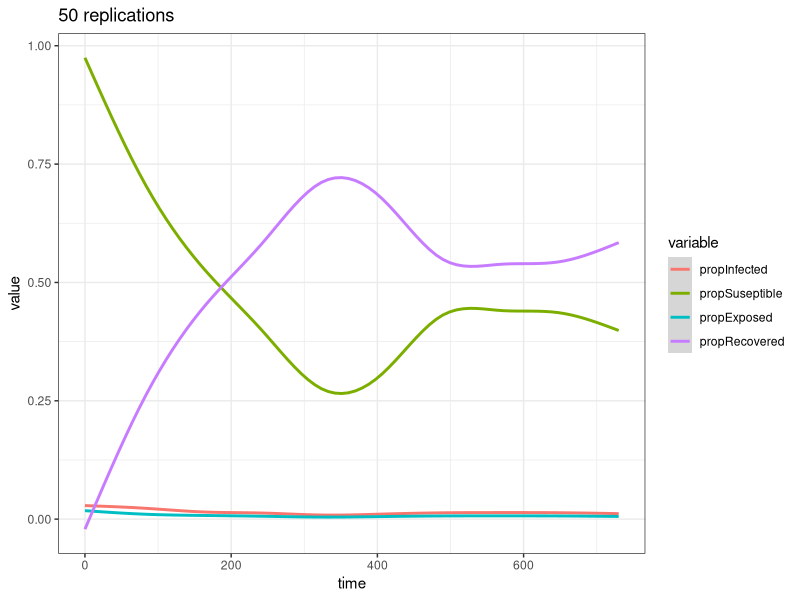
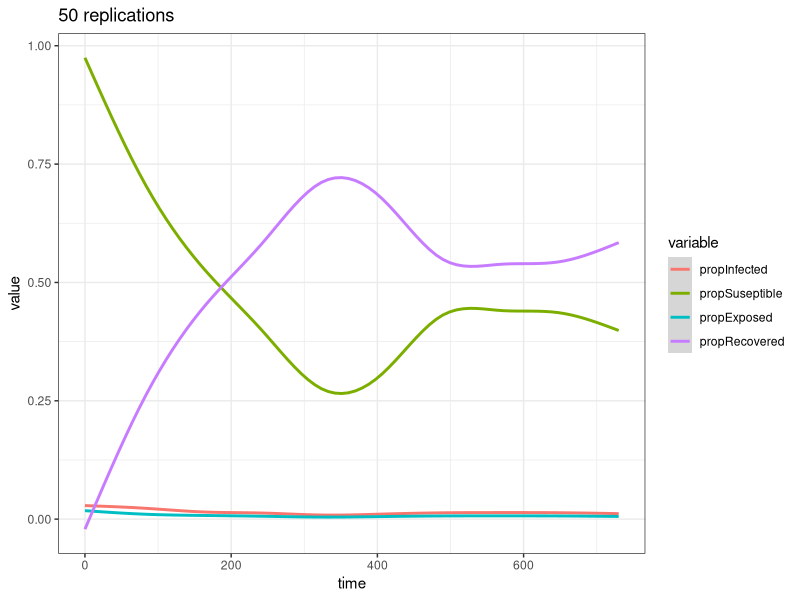

These charts were generated, in order, by the following R code:
library(tidyverse)
library(reshape2)

setwd("~/github/repro-seir/")

data.df <- read.csv("results_bs/m0-seir experiment_simple-table.csv", skip = 6)

data.df %>%
  group_by(X.step.) %>%
  summarise(meanI = mean(propInfected), 
            SdI = sd(propInfected),
            meanS = mean(propSuseptible), 
            SdS = sd(propSuseptible),
            meanE = mean(propExposed), 
            SdE = sd(propExposed),
            meanR = mean(propRecovered), 
            SdR = sd(propRecovered),
            ) -> data.s

write_csv(data.s, "results_bs/m0-seir_summerised.csv")

sel <- subset(data.df, select = c("X.step.", "propInfected", "propSuseptible", 
                                  "propExposed", "propRecovered"))

data.m <- melt(sel,id.vars=c("X.step."),
            measured.vars=c("propInfected", "propSuseptible", 
                            "propExposed", "propRecovered"))

ggplot(data = data.m)+
  geom_smooth(aes(x = X.step., y = value, color = variable))+
  labs(x = "time", title = "50 replications")+
  theme_bw()

ggsave("img/replication.png", width = 8)
